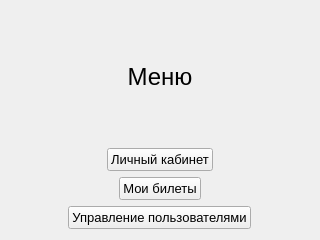
<?xml version="1.0" encoding="UTF-8"?>
<ui version="4.0">
 <class>MenuWindow</class>
 <widget class="QWidget" name="MenuWindow">
  <property name="geometry">
   <rect>
    <x>0</x>
    <y>0</y>
    <width>320</width>
    <height>240</height>
   </rect>
  </property>
  <property name="font">
   <font>
    <pointsize>10</pointsize>
   </font>
  </property>
  <property name="windowTitle">
   <string>Form</string>
  </property>
  <layout class="QVBoxLayout" name="verticalLayout_2">
   <item>
    <widget class="QLabel" name="titleLabel">
     <property name="font">
      <font>
       <pointsize>18</pointsize>
      </font>
     </property>
     <property name="text">
      <string>Меню</string>
     </property>
     <property name="alignment">
      <set>Qt::AlignCenter</set>
     </property>
    </widget>
   </item>
   <item>
    <layout class="QHBoxLayout" name="horizontalLayout">
     <item>
      <widget class="QPushButton" name="accountButton">
       <property name="sizePolicy">
        <sizepolicy hsizetype="Fixed" vsizetype="Fixed">
         <horstretch>0</horstretch>
         <verstretch>0</verstretch>
        </sizepolicy>
       </property>
       <property name="text">
        <string>Личный кабинет</string>
       </property>
      </widget>
     </item>
    </layout>
   </item>
   <item>
    <layout class="QHBoxLayout" name="horizontalLayout_2">
     <item>
      <widget class="QPushButton" name="ticketsButton">
       <property name="sizePolicy">
        <sizepolicy hsizetype="Fixed" vsizetype="Fixed">
         <horstretch>0</horstretch>
         <verstretch>0</verstretch>
        </sizepolicy>
       </property>
       <property name="text">
        <string>Мои билеты</string>
       </property>
      </widget>
     </item>
    </layout>
   </item>
   <item>
    <layout class="QHBoxLayout" name="horizontalLayout_3">
     <item>
      <widget class="QPushButton" name="adminButton">
       <property name="sizePolicy">
        <sizepolicy hsizetype="Fixed" vsizetype="Fixed">
         <horstretch>0</horstretch>
         <verstretch>0</verstretch>
        </sizepolicy>
       </property>
       <property name="text">
        <string>Управление пользователями</string>
       </property>
      </widget>
     </item>
    </layout>
   </item>
  </layout>
 </widget>
 <resources/>
 <connections/>
</ui>
